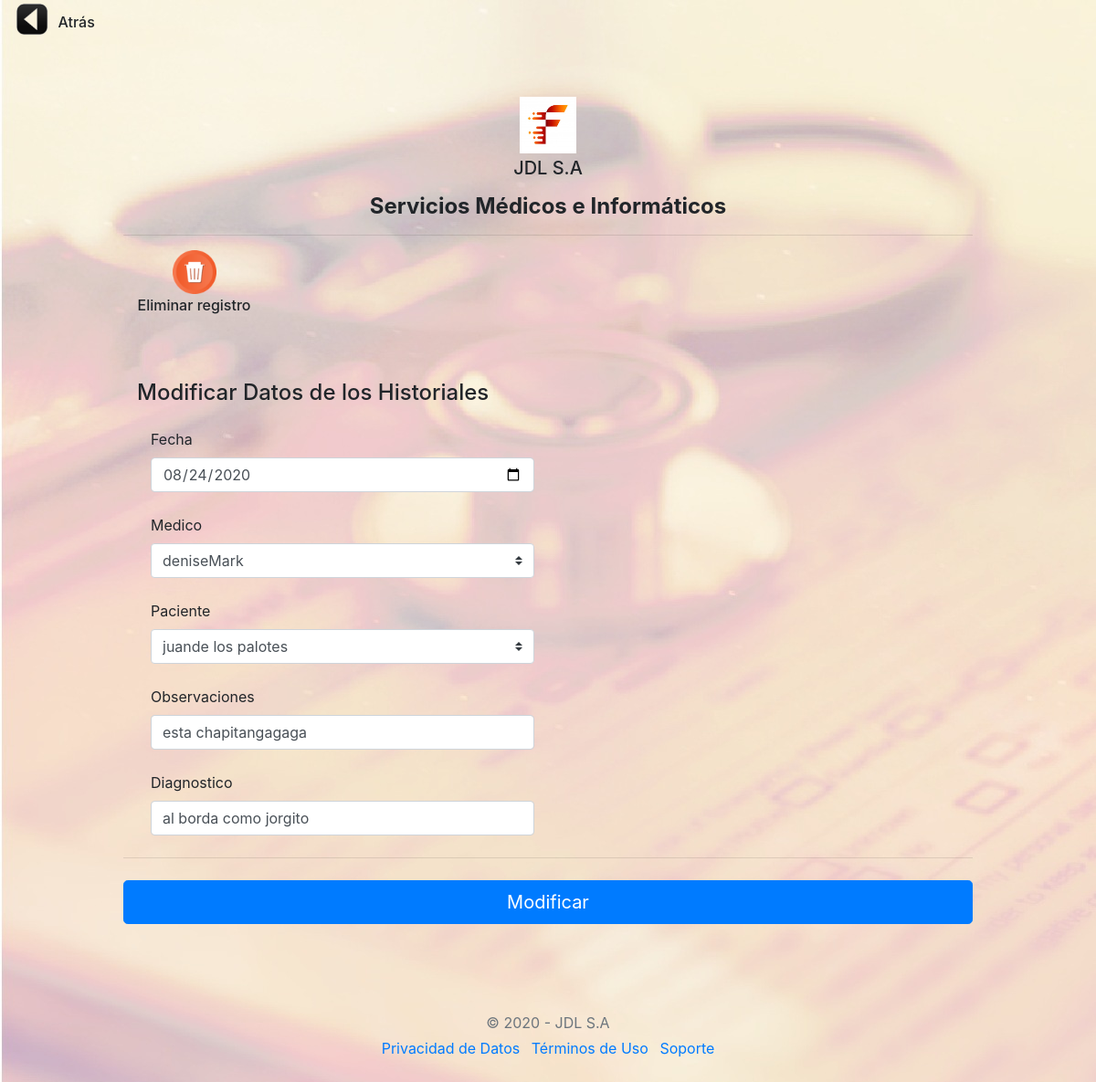
The page /historiales/modifica.php?id_historial=1 on the database its author committed.
### tables this page shows
CREATE TABLE `historiales` (
  `id_historial` int(8) NOT NULL,
  `fecha_historial` date DEFAULT NULL,
  `clinico_historial` varchar(50) DEFAULT NULL,
  `paciente_historial` varchar(50) DEFAULT NULL,
  `observacion_historial` varchar(200) DEFAULT NULL,
  `diagnostico_historial` varchar(200) DEFAULT NULL
);

### historiales/modifica.php (the view, shortened to what this page needs)
<!doctype html>
<html>
<?php
    require "../metodos.php";
?>
<body background="../img/historials.jpg">
  <div class="col-md"><h2>
		<img border="0" src="../img/atras.png" width="40" height="40" title="Volver a historiales"
		onclick=location.href='../historiales/'; onKeyPress=location.href='../historiales/'; style='cursor:pointer';/>
    <label for="boton_atras"><h6>Atrás</h6></label>
	</h2></div>
    <div class="container">
  <div class="py-5 text-center">
  <div class="col-md"><img class="d-block mx-auto mb-1" src="../img/jdlsa2.png" alt="" width="62" height="62"></div>
  <div class="col-md"><h5>JDL S.A</h5></div>
  <p class="lead "><h4><strong>Servicios Médicos e Informáticos</strong></h4></p>
  <hr>
    <div class="col-sm-2">
		<img border="0" src="../img/delete.png" width="48" height="48" title="Eliminar"
						<?php echo " onclick=location.href='"
												. "cuidado.php?id_historial=".$_GET['id_historial'] . "'"; ?>;
						<?php echo " onKeyPress=location.href='"
												. "cuidado.php?id_historial=".$_GET['id_historial'] . "'"; ?>
						style='cursor:pointer';/>
            <label for="boton_eliminar"><h6>Eliminar registro</h6></label>
	</div>
</div>
    <div class="col-md-12 order-md-1">
      <h4 class="mb-4">Modificar Datos de los Historiales</h4>
      <form class="needs-validation" novalidate action="modi.php" method="POST">
<?php
   require "../conexion.php";
    $sql = "SELECT * from historiales where id_historial = " . $_GET['id_historial'];
	$query = $mysqli->query($sql);
	while($resultado = $query->fetch_assoc()) {
        $historiales[] = $resultado;
    }
    $sql = "SELECT * from clinicos order by id_clinico";
    $query = $mysqli->query($sql);
    while($resultado = $query->fetch_assoc()) {
          $clinicos[] = $resultado;
      }
      $sql = "SELECT * from pacientes order by id_paciente";
      $query = $mysqli->query($sql);
      while($resultado = $query->fetch_assoc()) {
            $pacientes[] = $resultado;
        }
?>
    <div class="col-md-6 mb-4">
            <label for="fecha_historial">Fecha</label>
            <input type="date" class="form-control" name="fecha_historial" placeholder="" value=<?php echo "'".$historiales[0]['fecha_historial']."'" ?> required>
          </div>
          <div class="col-md-6 mb-4">
           <label for="clinico">Medico</label>
           <select class="custom-select d-block w-100" name="clinico_historial" required>
           <?php
				     $long = count($clinicos);
				     for($i=0; $i< $long; $i++){
				     echo "<option";
				     echo " value=" .$clinicos[$i]['nombre_clinico'] .",".$clinicos[$i]['apellido_clinico'] .">";
                 echo $clinicos[$i]['nombre_clinico'];
                 echo $clinicos[$i]['apellido_clinico'];
				     echo "</option>";
             }
				   ?>
            </select>
          </div>
          <div class="col-md-6 mb-4">
           <label for="paciente">Paciente</label>
           <select class="custom-select d-block w-100" name="paciente_historial" required>
           <?php
				     $long = count($pacientes);
				     for($i=0; $i< $long; $i++){
				     echo "<option";
             echo " value=" .$pacientes[$i]['nombre_paciente'] .",".$pacientes[$i]['apellido_paciente'] .">";
                 echo $pacientes[$i]['nombre_paciente'];
                 echo $pacientes[$i]['apellido_paciente'];
				     echo "</option>";
             }
				   ?>
            </select>
          </div>
        <div class="col-md-6 mb-4">
            <label for="observacion_historial">Observaciones</label>
            <input type="text" class="form-control" name="observacion_historial" placeholder="" value=<?php echo "'".$historiales[0]['observacion_historial']."'" ?> required>
          </div>
          <div class="col-md-6 mb-4">
            <label for="diagnostico_historial">Diagnostico</label>
            <input type="text" class="form-control" name="diagnostico_historial" placeholder="" value=<?php echo "'".$historiales[0]['diagnostico_historial']."'" ?> required>
          </div>
		</div>
        <hr class="mb-4">
        <button class="btn btn-primary btn-lg btn-block" type="submit">Modificar</button>
    </div>
  <footer class="my-5 pt-5 text-muted text-center text-small">
    <p class="mb-1">&copy; 2020 - JDL S.A</p>
    <ul class="list-inline">
      <li class="list-inline-item"><a href="#">Privacidad de Datos</a></li>
      <li class="list-inline-item"><a href="#">Términos de Uso</a></li>
      <li class="list-inline-item"><a href="#">Soporte</a></li>
    </ul>
  </footer>
</body>
</html>

### js/form-validation.css (style rules this page uses)
.container { max-width: 960px; }

### rows shown on the page
historiales: fecha_historial "08/24/2020", observacion_historial "esta chapitangagaga", diagnostico_historial "al borda como jorgito"

### other values the page prints
form field clinico_historial "deniseMark"
form field paciente_historial "juande los palotes"
